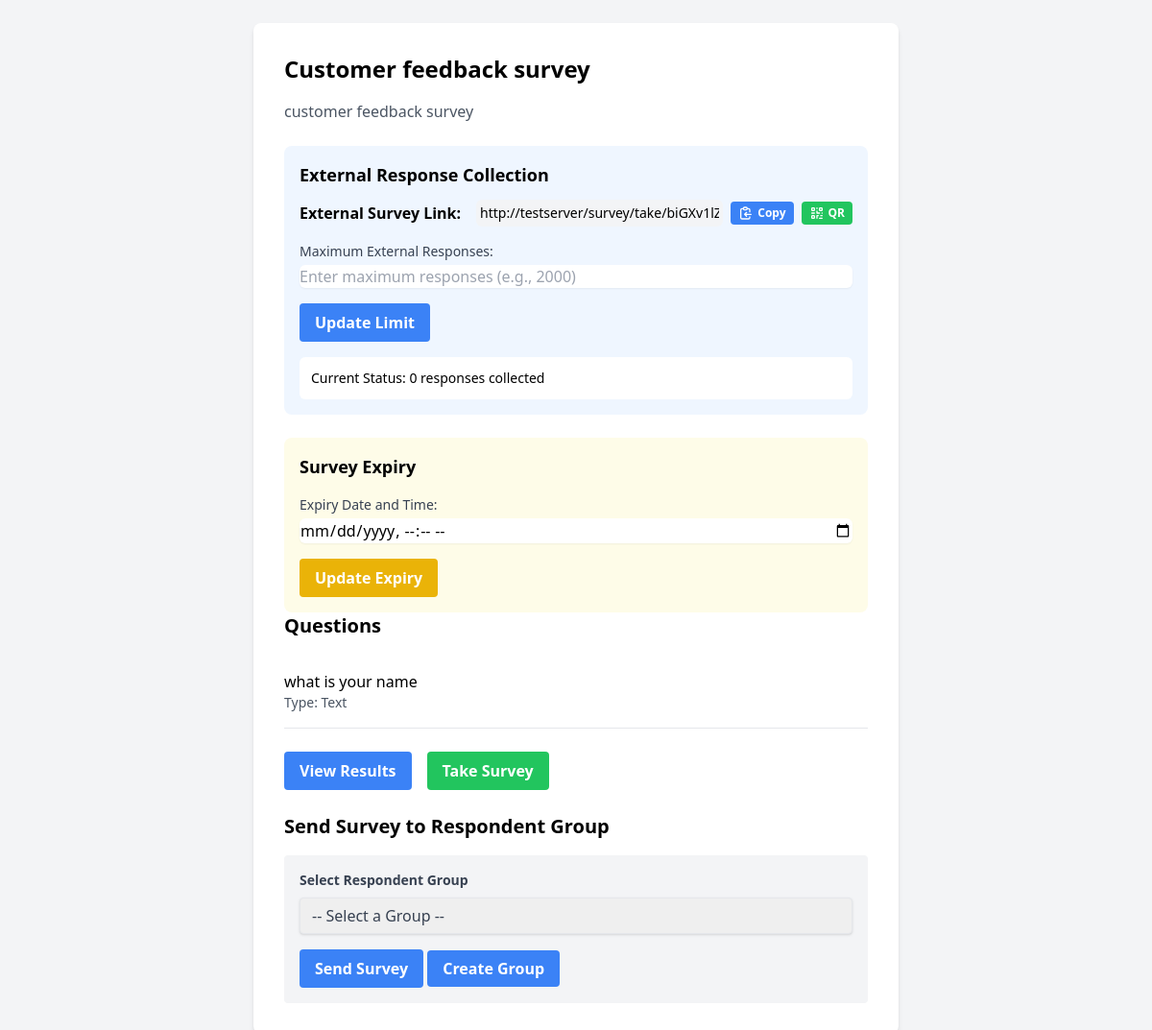
Page /survey/survey/1/ (signed in) on the earlier database version.
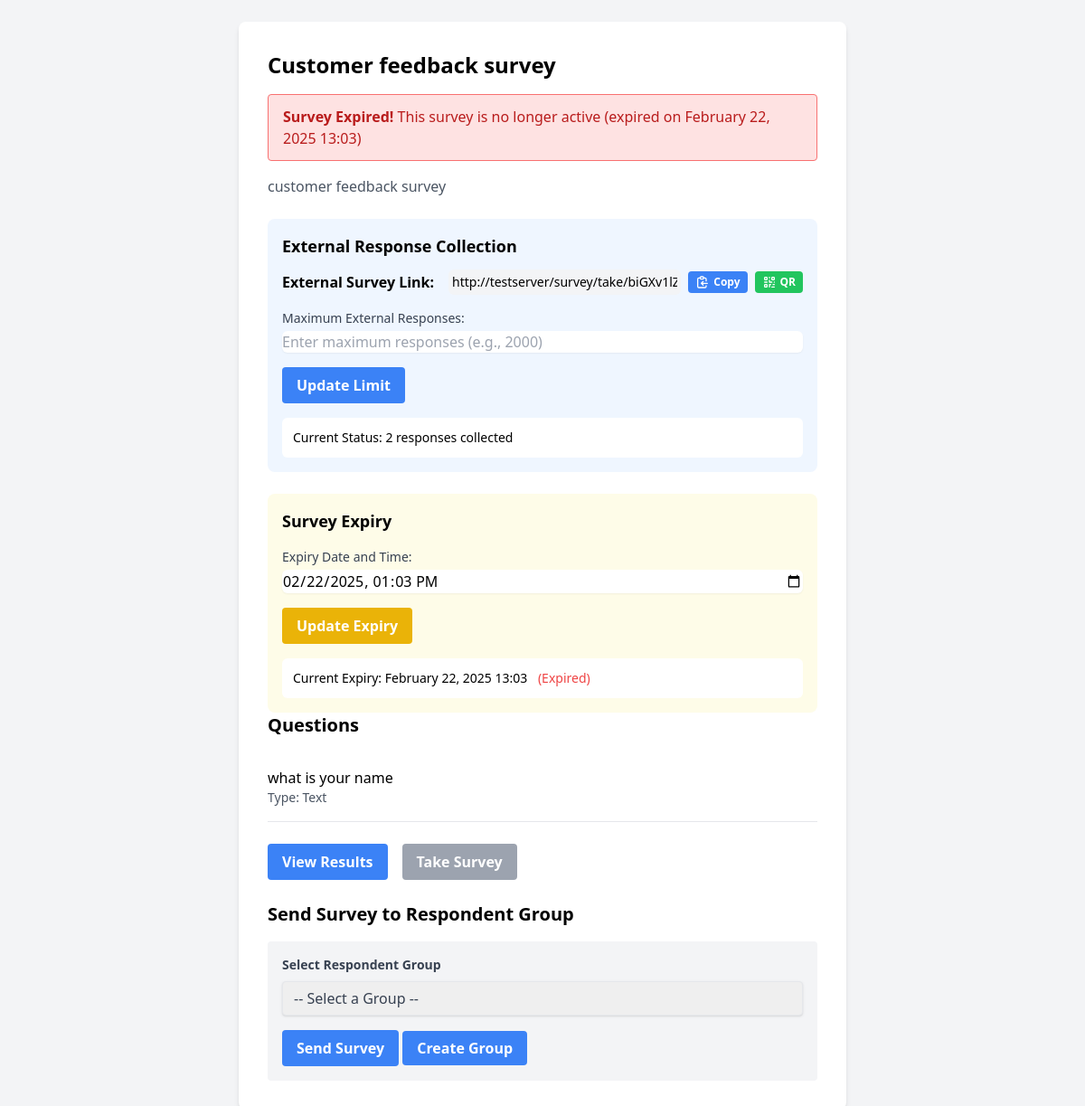
Same page on the later database version.
### surveys/models.py (models this page shows, shortened)
class Survey(models.Model):
    title = models.CharField(max_length=200)
    description = models.TextField(blank=True, null=True)
    user = models.ForeignKey(
        settings.AUTH_USER_MODEL,
        on_delete=models.CASCADE,
        related_name='surveys',
        null=True  # Allow existing surveys to remain
    )
    created_at = models.DateTimeField(auto_now_add=True)
    updated_at = models.DateTimeField(auto_now=True)
    unique_link = models.CharField(max_length=16, unique=True, blank=True)
    external_link = models.CharField(max_length=16, unique=True, blank=True, null=True)
    max_external_responses = models.PositiveIntegerField(null=True, blank=True)
    external_response_count = models.PositiveIntegerField(default=0)
    is_active = models.BooleanField(default=True)  # New field to track survey activation status
    expiry_datetime = models.DateTimeField(null=True, blank=True)
    is_expired = models.BooleanField(default=False)
    points = models.IntegerField(default=0)

### surveys/views.py (the view)
# urls.py: path('survey/<int:survey_id>/', SurveyDetailView.as_view(), name='survey_detail'),
class SurveyDetailView(LoginRequiredMixin, View):
    def get(self, request, survey_id):
        survey = get_object_or_404(Survey, id=survey_id, user=request.user)
        respondent_groups = RespondentGroup.objects.filter(created_by=request.user)
        distribution_history = SurveyDistribution.objects.filter(survey=survey).order_by('-created_at')
        return render(request, 'surveys/survey_detail.html', {
            'survey': survey,
            'respondent_groups': respondent_groups,
            'distribution_history': distribution_history
        })

### templates/surveys/survey_detail.html (shortened to what the changed rows need)
<!DOCTYPE html>
<html lang="en">
<head>
    <script src="https://cdn.tailwindcss.com"></script>
</head>
<body class="bg-gray-100 p-6">
    <div class="max-w-2xl mx-auto bg-white p-8 rounded-lg shadow-md">
        <h1 class="text-2xl font-bold mb-4">{{ survey.title }}</h1>
        {% if survey.is_expired %}
        <div class="bg-red-100 border border-red-400 text-red-700 px-4 py-3 rounded relative mb-4" role="alert">
            <strong class="font-bold">Survey Expired!</strong>
            <span class="block sm:inline">
                This survey is no longer active
                {% if survey.expiry_datetime %}
                    (expired on {{ survey.expiry_datetime|date:"F d, Y H:i" }})
                {% endif %}
            </span>
        </div>
        {% endif %}
        <p class="text-gray-600 mb-6">{{ survey.description }}</p>
        <div class="mb-6 bg-blue-50 p-4 rounded-lg">
            <h3 class="text-lg font-semibold mb-3">External Response Collection</h3>
            <div class="mb-4 flex space-x-2 items-center">
                <strong class="mr-2">External Survey Link:</strong>
                <input type="text" id="external-survey-link" readonly
                    value="{{ request.scheme }}://{{ request.get_host }}/survey/take/{{ survey.external_link }}"
                    class="flex-grow rounded-md border-gray-300 bg-gray-100 p-1 text-sm">
                <button onclick="copyToClipboard('external-survey-link')"
                    class="text-xs bg-blue-500 hover:bg-blue-700 text-white font-bold py-1 px-2 rounded inline-flex items-center">
                    Copy
                </button>
                <a href="{% url 'survey_qr_code' survey.id %}"
                    download="survey_qr_code_{{ survey.id }}.png"
                    class="text-xs bg-green-500 hover:bg-green-700 text-white font-bold py-1 px-2 rounded inline-flex items-center">
                    QR
                </a>
            </div>
            <div class="mb-4">
            </div>
            <div class="bg-white p-3 rounded-md">
                <p class="text-sm">
                    <span class="font-medium">Current Status:</span>
                    {{ survey.external_response_count }}{% if survey.max_external_responses %}/{{ survey.max_external_responses }}{% endif %} responses collected
                </p>
            </div>
        </div>
        <div class="mt-6 bg-yellow-50 p-4 rounded-lg">
            <h3 class="text-lg font-semibold mb-3">Survey Expiry</h3>
            <form method="post" action="{% url 'surveys:update_survey_expiry' survey.id %}" class="space-y-4">
                <div>
                    <label class="block text-sm font-medium text-gray-700">Expiry Date and Time:</label>
                    <input type="datetime-local"
                           name="expiry_datetime"
                           value="{% if survey.expiry_datetime %}{{ survey.expiry_datetime|date:'Y-m-d\TH:i' }}{% endif %}"
                           class="mt-1 block w-full rounded-md border-gray-300 shadow-sm focus:border-blue-500 focus:ring-blue-500">
                </div>
            </form>
            {% if survey.expiry_datetime %}
            <div class="mt-4 bg-white p-3 rounded-md">
                <p class="text-sm">
                    <span class="font-medium">Current Expiry:</span>
                    {{ survey.expiry_datetime|date:"F d, Y H:i" }}
                    {% if survey.is_expired %}
                        <span class="text-red-500 ml-2">(Expired)</span>
                    {% endif %}
                </p>
            </div>
            {% endif %}
        </div>
        <h2 class="text-xl font-semibold mb-4">Questions</h2>
        {% for question in survey.questions.all %}
        <div class="border-b py-4">
            <p class="font-medium">{{ question.text }}</p>
            <p class="text-sm text-gray-600">Type: {{ question.get_question_type_display }}</p>
        </div>
        {% endfor %}
        <div class="mt-6 flex space-x-4">
            <a href="{% url 'surveys:survey_results' survey.id %}"
                class="bg-blue-500 hover:bg-blue-700 text-white font-bold py-2 px-4 rounded">
            </a>
            <a href="{% url 'surveys:take_survey' survey.unique_link %}"
                class="{% if survey.is_expired %}bg-gray-400 cursor-not-allowed{% else %}bg-green-500 hover:bg-green-700{% endif %} text-white font-bold py-2 px-4 rounded"
                {% if survey.is_expired %}disabled{% endif %}>
            </a>
        </div>
        {% if survey.is_active %}
            <div class="mt-6">
                <h2 class="text-xl font-semibold mb-4">Send Survey to Respondent Group</h2>
                <form method="post" action="{% url 'surveys:send_survey_to_group' survey_id=survey.id %}" class="bg-gray-100 p-4 rounded">
                </form>
            </div>
        {% else %}
            <p class="text-red-500">This survey is currently inactive.</p>
        {% endif %}
    </div>
</body>
</html>

Differences in the rows shown:
changed Survey "Customer feedback survey": is_expired False → True (drawn); expiry_datetime (not shown) → "February 22, 2025 13:03"; external_response_count "0" → "2"; expiry_datetime (not shown) → "02/22/2025 13:03"
Other differences:
text now shown: "Survey Expired! This survey is no longer active (expired on ) Current Expiry: (Expired)"
